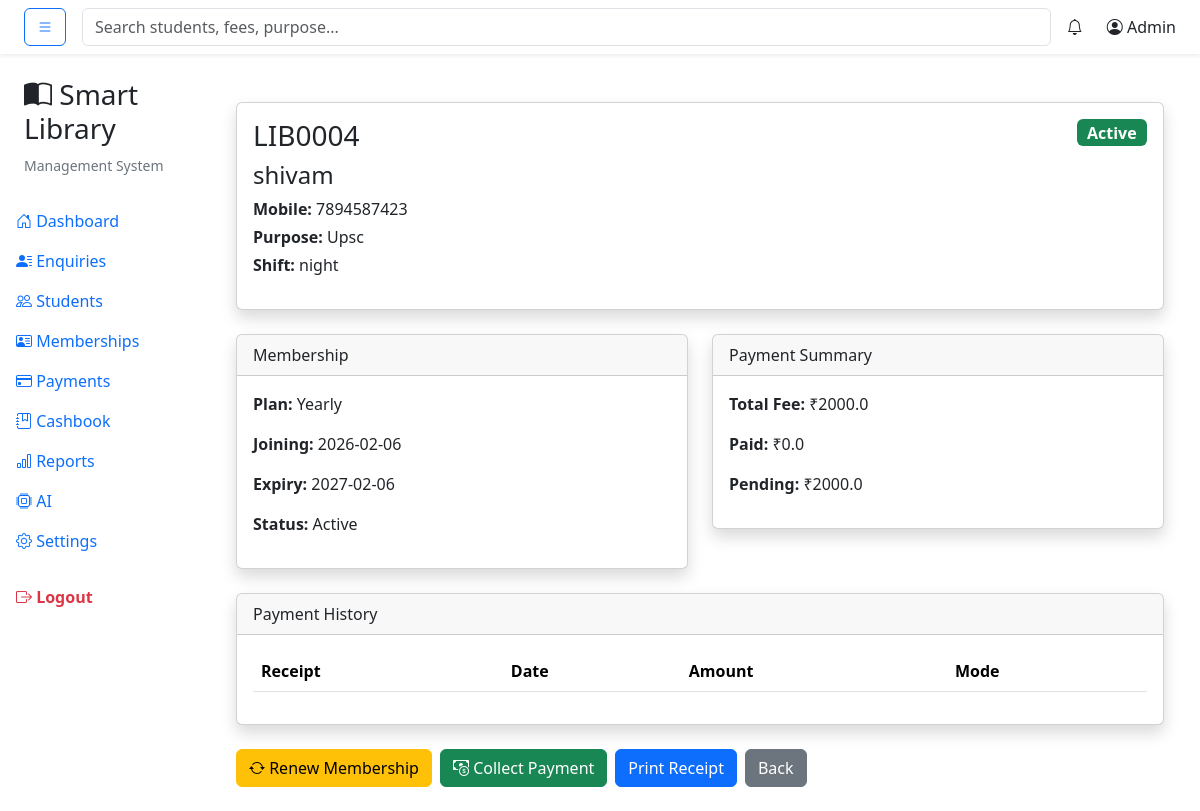
Before: /students/view/4 with the older database file.
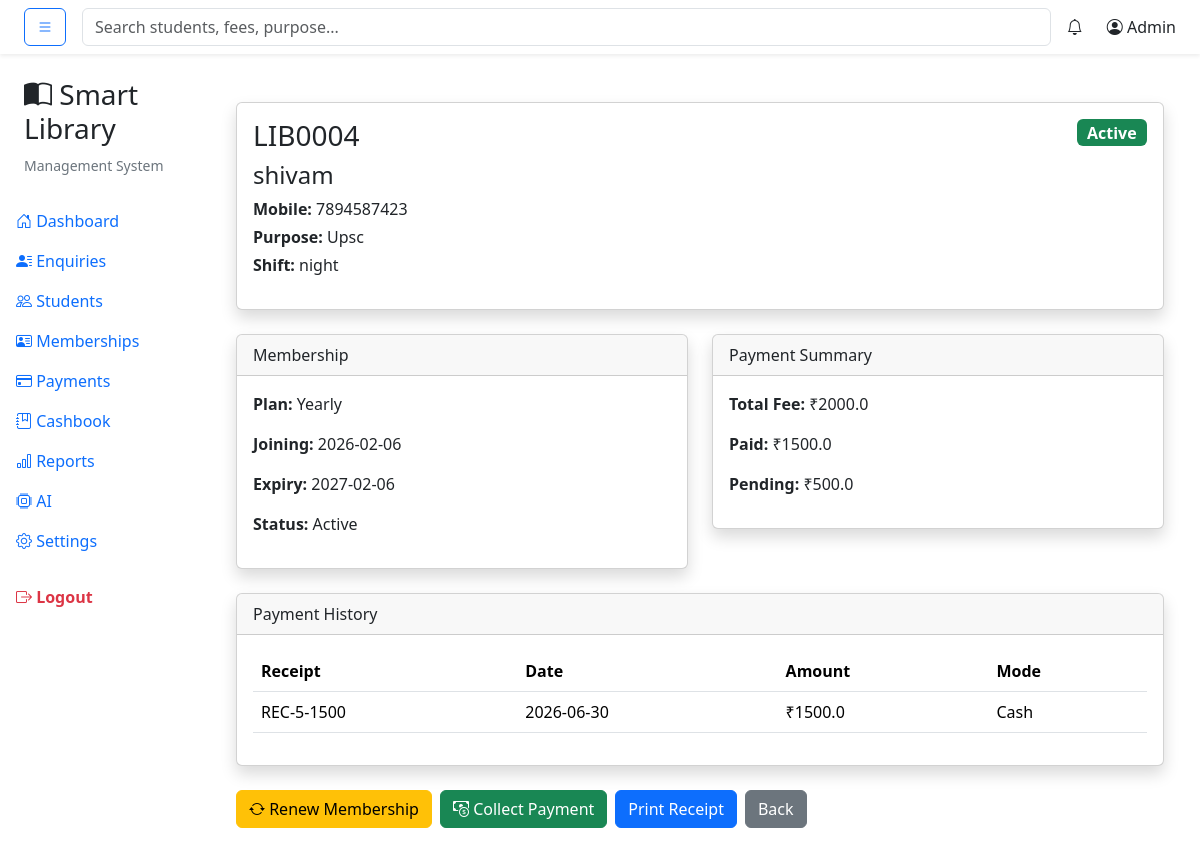
After: the same page with the newer database file.
### tables this page shows
CREATE TABLE memberships (
    membership_id INTEGER PRIMARY KEY AUTOINCREMENT,
    student_id INTEGER NOT NULL,
    plan_name TEXT NOT NULL,
    joining_date DATE NOT NULL,
    duration_days INTEGER ,
    end_date DATE NOT NULL,
    total_fee REAL NOT NULL,
    paid_amount REAL DEFAULT 0,
    pending_amount REAL DEFAULT 0,
    remarks TEXT,
    membership_status TEXT DEFAULT 'Active',

    created_at TIMESTAMP DEFAULT CURRENT_TIMESTAMP,

    FOREIGN KEY(student_id)
    REFERENCES students(student_id)
);

CREATE TABLE payments (
        payment_id   INTEGER PRIMARY KEY AUTOINCREMENT,
        membership_id INTEGER NOT NULL,
        student_id   INTEGER NOT NULL,
        receipt_number TEXT UNIQUE,
        payment_mode TEXT NOT NULL,
        amount_paid  REAL NOT NULL,
        payment_date DATE DEFAULT CURRENT_DATE,
        remarks      TEXT,
        created_at   TIMESTAMP DEFAULT CURRENT_TIMESTAMP,
        FOREIGN KEY (membership_id) REFERENCES memberships(membership_id),
        FOREIGN KEY (student_id)    REFERENCES students(student_id)
    );

### routes/student.py (the view)
@student_bp.route("/view/<int:student_id>")
def view(student_id):
    conn = get_connection()
    cursor = conn.cursor()
    cursor.execute("""
        SELECT *
        FROM students
        WHERE student_id = ?
    """, (student_id,))
    student = cursor.fetchone()
    if student is None:
        conn.close()
        flash("Student not found.", "danger")
        return redirect(url_for("student.index"))
    cursor.execute("""
        SELECT *
        FROM memberships
        WHERE student_id = ?
        ORDER BY membership_id DESC
        LIMIT 1
    """, (student_id,))
    membership = cursor.fetchone()
    cursor.execute("""
        SELECT p.*
        FROM payments p

        INNER JOIN memberships m
            ON p.membership_id = m.membership_id

        WHERE m.student_id = ?
        ORDER BY payment_id DESC
    """, (student_id,))
    payments = cursor.fetchall()
    conn.close()
    return render_template(
        "students/view.html",
        student=student,
        membership=membership,
        payments=payments
    )

### database/db.py (called while the page is built)
def get_connection():
    connection = sqlite3.connect(DATABASE_PATH)
    connection.row_factory = sqlite3.Row
    return connection

### templates/students/view.html (shortened to what the changed rows need)
{% extends "layouts/base.html" %}
{% block content %}
<div class="container mt-4">
    <div class="row">
        <div class="col-md-6">
            <div class="card shadow mb-4">
                <div class="card-body">
                    {% if membership %}
                    <p>
                        <strong>Plan:</strong>
                        {{ membership.plan_name }}
                    </p>
                    <p>
                        <strong>Joining:</strong>
                        {{ membership.joining_date }}
                    </p>
                    <p>
                        <strong>Expiry:</strong>
                        {{ membership.end_date }}
                    </p>
                    <p>
                        <strong>Status:</strong>
                        {{ membership.membership_status }}
                    </p>
                    {% else %}
                    <p>No Membership Found</p>
                    {% endif %}
                </div>
            </div>
        </div>
        <div class="col-md-6">
            <div class="card shadow mb-4">
                <div class="card-body">
                    {% if membership %}
                    <p>
                        <strong>Total Fee:</strong>
                        ₹{{ membership.total_fee }}
                    </p>
                    <p>
                        <strong>Paid:</strong>
                        ₹{{ membership.paid_amount }}
                    </p>
                    <p>
                        <strong>Pending:</strong>
                        ₹{{ membership.pending_amount }}
                    </p>
                    {% endif %}
                </div>
            </div>
        </div>
    </div>
    <div class="card shadow">
        <div class="card-body">
            <table class="table table-hover">
                <thead>
                    <tr>
                        <th>Receipt</th>
                        <th>Date</th>
                        <th>Amount</th>
                        <th>Mode</th>
                    </tr>
                </thead>
                <tbody>
                    {% for payment in payments %}
                    <tr>
                        <td>{{ payment.receipt_number }}</td>
                        <td>{{ payment.payment_date }}</td>
                        <td>₹{{ payment.amount_paid }}</td>
                        <td>{{ payment.payment_mode }}</td>
                    </tr>
                    {% endfor %}
                </tbody>
            </table>
        </div>
    </div>
</div>
{% endblock %}

Changed rows visible on the page:
changed memberships "Yearly": paid_amount "0.0" → "1500.0"; pending_amount "2000.0" → "500.0"
added payments: receipt_number "REC-5-1500", payment_date "2026-06-30", amount_paid "1500.0", payment_mode "Cash"
